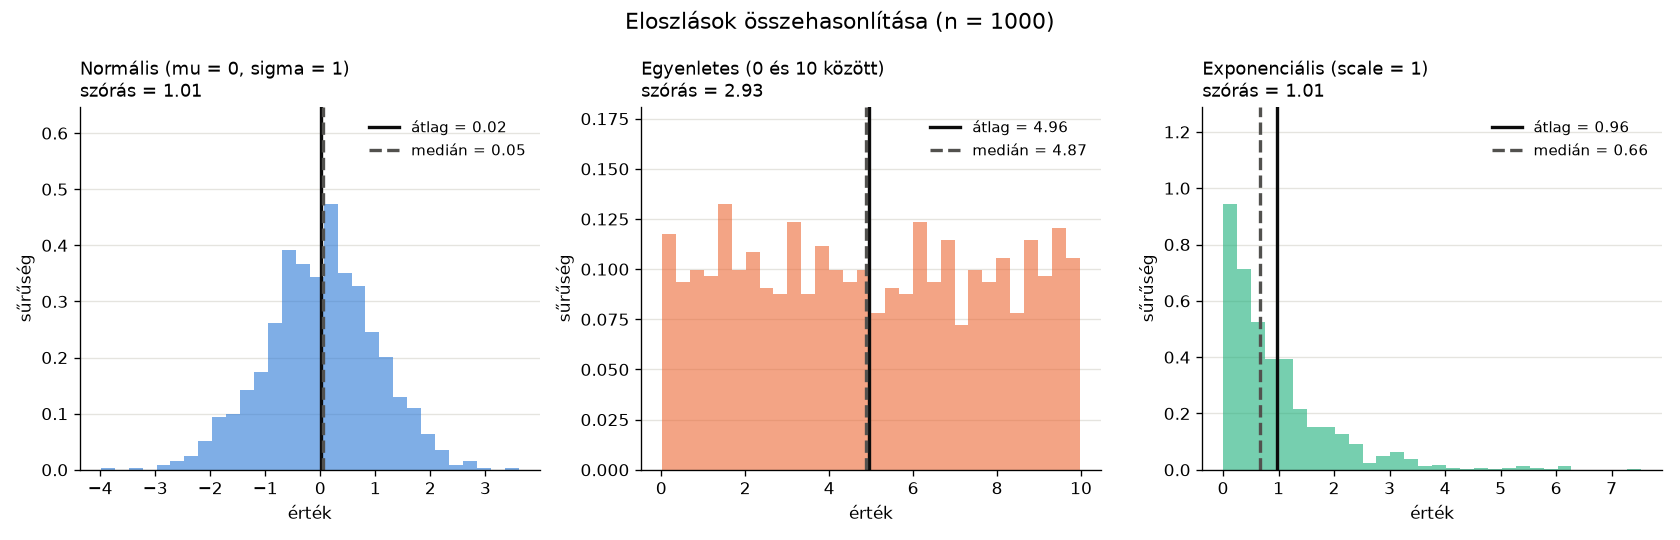

Write Python code to recreate this figure.
# -*- coding: utf-8 -*-
"""Eloszlások összehasonlítása.

1000 elemű mintát generálunk normális, egyenletes és exponenciális
eloszlással, hisztogramon összevetjük az alakjukat, és kiszámítjuk az
átlagot, a mediánt és a szórást.
"""

import os

import numpy as np
import matplotlib.pyplot as plt

MINTA_MERET = 1000

# Kategorikus színek rögzített sorrendben
SZINEK = ("#2a78d6", "#eb6834", "#1baf7a")
ATLAG_SZIN = "#0b0b0b"
MEDIAN_SZIN = "#52514e"


def mintak_generalasa(meret=MINTA_MERET):
    """Visszaadja a három mintát (név, adatok) párok listájaként."""
    return [
        ("Normális (mu = 0, sigma = 1)", np.random.normal(0, 1, meret)),
        ("Egyenletes (0 és 10 között)", np.random.uniform(0, 10, meret)),
        ("Exponenciális (scale = 1)", np.random.exponential(scale=1, size=meret)),
    ]


def main():
    mintak = mintak_generalasa()

    print("{:>30} {:>8} {:>8} {:>8}".format("eloszlás", "átlag", "medián", "szórás"))
    for nev, x in mintak:
        print("{:>30} {:>8.3f} {:>8.3f} {:>8.3f}".format(
            nev, x.mean(), np.median(x), x.std()))
    print()
    print("Megfigyelések:")
    print("  - Normális: harang alakú, szimmetrikus, átlag = medián.")
    print("  - Egyenletes: lapos, minden érték nagyjából egyformán gyakori,")
    print("    szimmetrikus, átlag = medián (kb. 5).")
    print("  - Exponenciális: jobbra ferde, hosszú jobb oldali farok;")
    print("    az átlag nagyobb a mediánnál, mert a nagy értékek felhúzzák.")

    fig, axes = plt.subplots(1, 3, figsize=(14, 4.5))
    for ax, szin, (nev, x) in zip(axes, SZINEK, mintak):
        ax.hist(x, bins=30, density=True, color=szin, alpha=0.6)
        ax.axvline(x.mean(), color=ATLAG_SZIN, linewidth=2,
                   label="átlag = {:.2f}".format(x.mean()))
        ax.axvline(np.median(x), color=MEDIAN_SZIN, linewidth=2, linestyle="--",
                   label="medián = {:.2f}".format(np.median(x)))
        ax.set_title("{}\nszórás = {:.2f}".format(nev, x.std()), loc="left", fontsize=11)
        ax.set_xlabel("érték")
        ax.set_ylabel("sűrűség")
        ax.grid(axis="y", color="#e5e4df", linewidth=0.8)
        ax.set_axisbelow(True)
        for oldal in ("top", "right"):
            ax.spines[oldal].set_visible(False)
        # hely a jelmagyarázatnak az oszlopok felett
        ax.set_ylim(0, ax.get_ylim()[1] * 1.3)
        ax.legend(frameon=False, fontsize=9, loc="upper right")

    fig.suptitle("Eloszlások összehasonlítása (n = {})".format(MINTA_MERET), fontsize=13)
    fig.tight_layout()
    fig.savefig(os.path.join(os.path.dirname(os.path.abspath(__file__)),
                             "eloszlasok.png"), dpi=120)
    plt.show()


if __name__ == "__main__":
    main()
